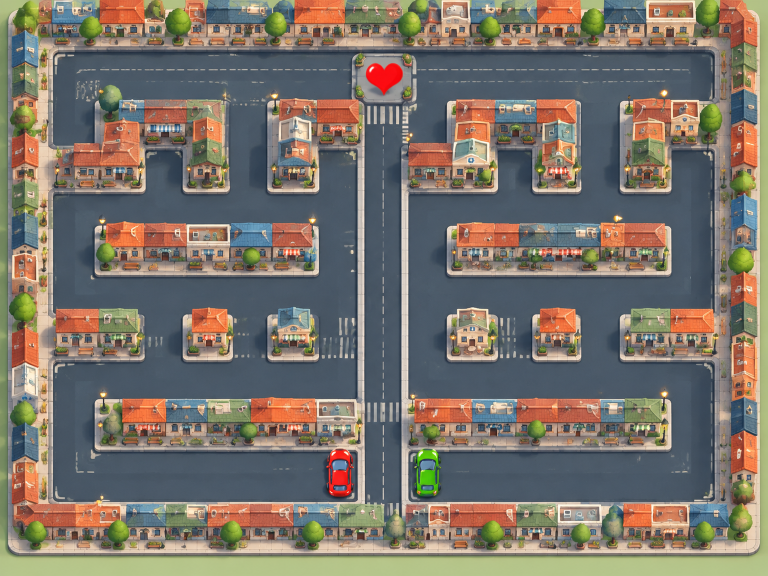
#> input picture output/imagegen/city-game-preview.png, 1536 x 1152 px (shown at 1/2 size)
$ python build_city_tiles.py
#> lines starting #> are read from the running program, lines starting #| are printed output that depends on the picture
### Tools/city_sidewalk_geometry.py
"""Render world-space Blob contours using five compatible quarter-cell shapes.

Full 8-neighbor road mask: N1 E2 S4 W8 NE16 SE32 SW64 NW128.
Diagonal road bits are relevant only when both adjacent cardinals are land.
This produces the 47 Blob states. Requires numpy/scipy.
"""
import numpy as np
from PIL import Image

NEIGHBORS = [(0, -1, 1), (1, 0, 2), (0, 1, 4), (-1, 0, 8),
             (1, -1, 16), (1, 1, 32), (-1, 1, 64), (-1, -1, 128)]
SCALE = 2


def normalize_mask(mask):
    for adjacent, diagonal in ((3, 16), (6, 32), (12, 64), (9, 128)):
        if mask & adjacent:
            mask |= diagonal
    return mask


BLOB_MASKS = sorted({normalize_mask(mask) for mask in range(256)})
assert len(BLOB_MASKS) == 47


def mask_at(occupied, x, y):
    return sum(bit for dx, dy, bit in NEIGHBORS if (x + dx, y + dy) not in occupied)


def paint_region(occupied, bounds, asphalt, transparent=False):
    """Bounds are pixel coordinates in a continuous grid (y down).

    Match straight, convex and concave contour tangents at shared cell edges.
    The five quarter-cell shapes produce 47 full-cell combinations. A continuous
    padded field keeps bevel lighting and antialiasing consistent at tile seams.
    """
    x0, y0, x1, y1 = bounds
    pad = 48
    xs = np.arange((x0 - pad) * SCALE, (x1 + pad) * SCALE) / SCALE + 0.25
    ys = np.arange((y0 - pad) * SCALE, (y1 + pad) * SCALE) / SCALE + 0.25
    gx, gy = np.meshgrid(xs, ys)
    distance = np.full(gx.shape, -64., dtype=float)
    for x, y in occupied:
        local_x, local_y = gx - x * 128, gy - y * 128
        inside = (local_x >= 0) & (local_x < 128) & (local_y >= 0) & (local_y < 128)
        mask = mask_at(occupied, x, y)
        # Five quarter-cell shapes: full, straight x/y, convex, concave.
        # Their edge tangents match exactly; irrelevant diagonal islands cannot
        # change this cell. Keep lighting in world orientation (never rotate art).
        for east, south, horizontal, vertical, diagonal in (
            (False, False, 8, 1, 128), (True, False, 2, 1, 16),
            (True, True, 2, 4, 32), (False, True, 8, 4, 64)):
            u = 128 - local_x if east else local_x
            v = 128 - local_y if south else local_y
            quarter = inside & (u <= 64) & (v <= 64)
            a, b = bool(mask & horizontal), bool(mask & vertical)
            if a and b:
                # Rounded box SDF: 9px road gutter, 18px convex radius.
                qx, qy = 27 - u, 27 - v
                d = 18 - np.hypot(np.maximum(qx, 0), np.maximum(qy, 0)) - np.minimum(np.maximum(qx, qy), 0)
            elif a:
                d = u - 9
            elif b:
                d = v - 9
            elif mask & diagonal:
                d = np.hypot(u, v) - 9
            else:
                d = np.full(gx.shape, 64.)
            distance[quarter] = d[quarter]
    top = np.clip(distance + 0.5, 0, 1)
    inner = np.clip(distance - 8.5, 0, 1)
    background = np.asarray(asphalt.convert("RGB"))[np.floor(gy).astype(int) % 128, np.floor(gx).astype(int) % 128].astype(float)
    opacity = np.ones(gx.shape, dtype=float)
    if transparent:
        background[:] = 0
        opacity[:] = 0

    def over(color, alpha):
        nonlocal background, opacity
        a = alpha[..., None]
        background = background * (1 - a) + np.asarray(color) * a
        opacity = opacity * (1 - alpha) + alpha

    # Bevel bands provide height without a shifted shadow spilling into another
    # terrain cell. Lighting follows the contour normal, not tile rotations.
    dy, dx = np.gradient(distance, 1 / SCALE)
    light = np.clip((dx + dy) * 0.7, -1, 1)
    outside = np.clip(-distance + 0.5, 0, 1)
    over((22, 30, 34), np.exp(-np.maximum(-distance, 0) ** 2 / 8) * outside * 0.35)
    over((123, 117, 105), np.clip(distance + 3.5, 0, 1))
    over((159, 152, 136), np.clip(distance + 1.5, 0, 1))
    over((202, 196, 177), top)
    bevel = top * np.clip(2.5 - distance, 0, 1)
    over((247, 237, 215), bevel * np.maximum(light, 0))
    over((145, 137, 122), bevel * np.maximum(-light, 0))
    over((158, 150, 132), np.clip(distance - 7.5, 0, 1))
    # Continuous 32px stone pattern, identical on either side of every tile seam.
    py = np.floor(gy).astype(int) % 32
    px = (np.floor(gx).astype(int) + (np.floor(gy / 32).astype(int) % 2) * 16) % 32
    stone = np.empty_like(background)
    stone[:] = (193, 185, 167)
    stone[(px == 0) | (py == 0)] = (170, 161, 141)
    stone[(py == 1) & (px > 0)] = (208, 200, 181)
    over(stone, inner)
    # Stone joint marks on the rim, shared across both straight and curved edges.
    rim = np.clip(top - np.clip(distance - 7.5, 0, 1), 0, 1)
    joints = (((np.floor(gx).astype(int) % 32 == 0) | (np.floor(gy).astype(int) % 32 == 0))).astype(float)
    over((121, 116, 104), rim * joints * 0.28)
    if transparent:
        background = background / np.maximum(opacity[..., None], 1e-8)
    rgba = np.concatenate((np.uint8(np.clip(background, 0, 255)), np.uint8(np.clip(opacity[..., None] * 255, 0, 255))), axis=2)
    crop = rgba[pad * SCALE:-pad * SCALE, pad * SCALE:-pad * SCALE]
    return Image.fromarray(crop).resize((x1 - x0, y1 - y0), Image.Resampling.LANCZOS)


def sidewalk(mask, asphalt):
    occupied = {(0, 0)}
    occupied.update((dx, dy) for dx, dy, bit in NEIGHBORS if not mask & bit)
    return paint_region(occupied, (0, 0, 128, 128), asphalt)

### Tools/prepare_car_sprites.py
"""Extract the AI car artwork, then make registered four-frame driving loops.

Run with Pillow: python Tools/prepare_car_sprites.py
The generated source and exact generation prompt live in output/imagegen.
No API credentials are used or stored by this post-processing script.
"""
from pathlib import Path
from PIL import Image, ImageDraw

ROOT = Path(__file__).resolve().parents[1]
OUTPUT = ROOT / "output/imagegen"
ASSETS = ROOT / "Assets/Images/Cars"


# [16 lines left out: function extract, not called in this run]


def make_frames(car):
    car.thumbnail((82, 108), Image.Resampling.LANCZOS)
    frames = []
    for phase in range(4):
        # Subtle suspension compression, using the same artwork to prevent AI frame drift.
        compression = (0, 1, 0, -1)[phase]
        body = car.resize((car.width, car.height + compression), Image.Resampling.LANCZOS)
        px = body.load()
        for y in range(body.height):
            for x in range(body.width):
                r, g, b, a = px[x, y]
                # Only dark outer tire rubber receives the scrolling tread highlight.
                if a > 220 and (x < body.width * 0.19 or x > body.width * 0.81) and max(r, g, b) < 85:
                    if (y + phase * 2) % 8 < 2:
                        px[x, y] = (min(110, r + 23), min(110, g + 25), min(110, b + 27), a)
        frame = Image.new("RGBA", (128, 128))
        frame.alpha_composite(body, ((128 - body.width) // 2, (128 - body.height) // 2))
        frames.append(frame)
    return frames


# [27 lines left out: function main, not called in this run]


# [2 lines that do not run on import are left out]

### Tools/build_city_tiles.py
"""Pack AI-painted city sprites and assemble edge-matched terrain for Unity.

python Tools/build_city_tiles.py
Requires Pillow. AI sources/prompts are retained in output/imagegen; no credentials.
128 px = one world cell, 2 px extruded padding, 132 px atlas pitch.
"""
import json
import math
from pathlib import Path
from PIL import Image, ImageDraw, ImageOps
from prepare_car_sprites import extract as chroma_extract, make_frames
from city_sidewalk_geometry import BLOB_MASKS, normalize_mask

ROOT = Path(__file__).resolve().parents[1]
SOURCE = ROOT / "output/imagegen"
OUT = ROOT / "Assets/CityTiles/Textures"
REPORT = ROOT / "CityReports"
SIZE, PAD, PITCH = 128, 2, 132


def extract(image):
    # This provider returned alpha already. Remove near-invisible alpha specks
    # before measuring bounds, or the visible car is scaled much too small.
    if image.mode == "RGBA" and image.getextrema()[3][0] == 0:
        image = image.copy()
        image.putalpha(image.getchannel("A").point(lambda a: 0 if a < 32 else a))
        return image.crop(image.getbbox())
    return chroma_extract(image)


def pack(name, entries, columns):
    rows = math.ceil(len(entries) / columns)
    sheet = Image.new("RGBA", (columns * PITCH, rows * PITCH))
    records = []
    for index, (label, tile) in enumerate(entries):
        x, y = index % columns * PITCH + PAD, index // columns * PITCH + PAD
        sheet.paste(tile, (x, y))
        # Extrude the outer texels into the gutter to prevent bilinear atlas bleeding.
        sheet.paste(tile.crop((0, 0, SIZE, 1)).resize((SIZE, PAD)), (x, y - PAD))
        sheet.paste(tile.crop((0, SIZE - 1, SIZE, SIZE)).resize((SIZE, PAD)), (x, y + SIZE))
        sheet.paste(tile.crop((0, 0, 1, SIZE)).resize((PAD, SIZE)), (x - PAD, y))
        sheet.paste(tile.crop((SIZE - 1, 0, SIZE, SIZE)).resize((PAD, SIZE)), (x + SIZE, y))
        for dx, dy, tx, ty in [(-PAD, -PAD, 0, 0), (SIZE, -PAD, 127, 0), (-PAD, SIZE, 0, 127), (SIZE, SIZE, 127, 127)]:
            sheet.paste(tile.getpixel((tx, ty)), (x + dx, y + dy, x + dx + PAD, y + dy + PAD))
        records.append(dict(name=label, x=x, y=sheet.height - y - SIZE, width=SIZE, height=SIZE))
    temporary = OUT / f"{name}.tmp.png"
    sheet.save(temporary)
    temporary.replace(OUT / f"{name}.png")
    return dict(file=f"{name}.png", sprites=records)


def raised_sidewalk(mask, asphalt):
    from city_sidewalk_geometry import sidewalk
    return sidewalk(mask, asphalt)


def terrain():
    # Sample actual asphalt from the approved AI-painted city, then mirror its
    # boundaries so all four variants share identical edge pixels.
    reference = Image.open(SOURCE / "city-game-preview.png").convert("RGBA")
    patch = reference.crop((450, 565, 482, 597)).resize((64, 64), Image.Resampling.BICUBIC)
    asphalt = Image.new("RGBA", (128, 128))
    asphalt.paste(patch, (0, 0))
    asphalt.paste(ImageOps.mirror(patch), (64, 0))
    asphalt.paste(ImageOps.flip(patch), (0, 64))
    asphalt.paste(ImageOps.flip(ImageOps.mirror(patch)), (64, 64))
    entries = []
    for i in range(4):
        tile = asphalt.copy()
        # Interior-only wear keeps shared seams unchanged.
        wear = Image.new("RGBA", (128, 128))
        draw = ImageDraw.Draw(wear)
        if i:
            draw.line([(30 + i * 11, 40), (42 + i * 9, 58), (38 + i * 8, 66)], fill=(165, 176, 174, 12), width=1)
        tile.alpha_composite(wear)
        assert tile.getextrema()[3] == (255, 255)
        entries.append((f"asphalt_{i:02}", tile))
    for mask in BLOB_MASKS:
        entries.append((f"sidewalk_{mask:02}", raised_sidewalk(mask, asphalt)))
    for mask in range(16):
        tile = Image.new("RGBA", (128, 128))
        draw = ImageDraw.Draw(tile)
        # Dashes have the same phase at every cell boundary. Keep junction center clear.
        for bit, points in [(1, [(63, y, 65, y + 9) for y in (0, 24, 48)]),
                            (4, [(63, y, 65, min(y + 9, 127)) for y in (72, 96, 120)]),
                            (8, [(x, 63, x + 9, 65) for x in (0, 24, 48)]),
                            (2, [(x, 63, min(x + 9, 127), 65) for x in (72, 96, 120)])]:
            if mask & bit:
                for p in points:
                    draw.rectangle(p, fill=(221, 210, 175, 155))
        entries.append((f"lane_{mask:02}", tile))
    crossing = Image.new("RGBA", (128, 128))
    draw = ImageDraw.Draw(crossing)
    for x in range(20, 112, 16):
        draw.rectangle((x, 40, x + 8, 88), fill=(234, 224, 195, 218))
    entries.extend([("crosswalk_ns", crossing), ("crosswalk_ew", crossing.rotate(90))])
    for color, tint in [("red", "#bc7465"), ("green", "#8da276")]:
        tile = Image.new("RGBA", (128, 128))
        draw = ImageDraw.Draw(tile)
        draw.line([(30, 32), (30, 114), (98, 114), (98, 32)], fill=tint, width=3)
        entries.append((f"parking_{color}", tile))
    # All asphalt variants must join each other without a discontinuity.
    for _, a in entries[:4]:
        for _, b in entries[:4]:
            assert a.crop((127, 0, 128, 128)).tobytes() == b.crop((0, 0, 1, 128)).tobytes()
            assert a.crop((0, 127, 128, 128)).tobytes() == b.crop((0, 0, 128, 1)).tobytes()
    return entries


def props_and_buildings():
    source = Image.open(SOURCE / "city-buildings-source.png")
    names = ["house_terracotta", "house_slate", "house_sage", "apartment_cream", "cafe", "bakery", "clinic", "shop", "tree", "streetlamp", "bench", "planter"]
    result = []
    for i, name in enumerate(names):
        w, h = source.width // 4, source.height // 3
        cell = source.crop((i % 4 * w, i // 4 * h, (i % 4 + 1) * w, (i // 4 + 1) * h))
        cutout = extract(cell)
        bound = 110 if i < 8 else (98 if name == "tree" else 90)
        cutout.thumbnail((bound, bound), Image.Resampling.LANCZOS)
        tile = Image.new("RGBA", (128, 128))
        tile.alpha_composite(cutout, ((128 - cutout.width) // 2, (128 - cutout.height) // 2))
        assert tile.getbbox() and tile.getpixel((0, 0))[3] == 0
        result.append((name, tile))
    return result[:8], result[8:]


def cars():
    source = Image.open(SOURCE / "city-cars-source.png")
    entries = []
    for index, color in enumerate(("red", "green")):
        cutout = extract(source.crop((index * source.width // 2, 0, (index + 1) * source.width // 2, source.height)))
        frames = make_frames(cutout)
        assert len({f.tobytes() for f in frames}) == 4
        for n, frame in enumerate(frames):
            entries.append((f"car_{color}_{n:02}", frame))
    return entries


def main():
    OUT.mkdir(parents=True, exist_ok=True)
    REPORT.mkdir(exist_ok=True)
    ground = terrain()
#> in terrain, `asphalt = Image.new("RGBA", (128, 128))`: asphalt: PIL image 128x128 RGBA; every value is 0
#> after the loop in terrain, `for i in range(4):`: entries = 4 items
#> the loop in terrain, `for mask in BLOB_MASKS:` made 47 passes
#> pass 1, in over (call 4), `background = background * (1 - a) + np.asarray(color) * a`:
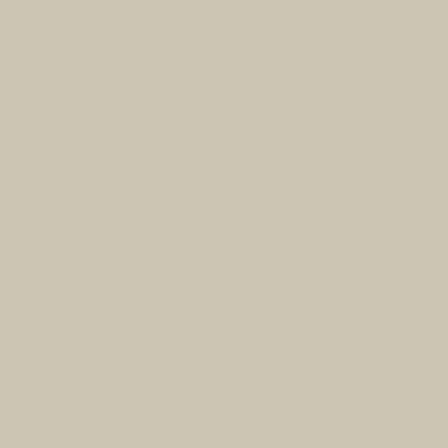
#> background: shape (448, 448, 3) float64; mean R, G, B 202, 196, 177
#> after the loop in terrain, `for mask in BLOB_MASKS:`: entries = 51 items
#> after the loop in terrain, `for mask in range(16):`: entries = 67 items
#> after the loop in terrain, `for color, tint in [("red", "#bc7465"), ("green", "#8da276")]:`: entries = 71 items
#> the loop in terrain, `for _, a in entries[:4]:` made 4 passes
#> ground = 71 items
    buildings, props = props_and_buildings()
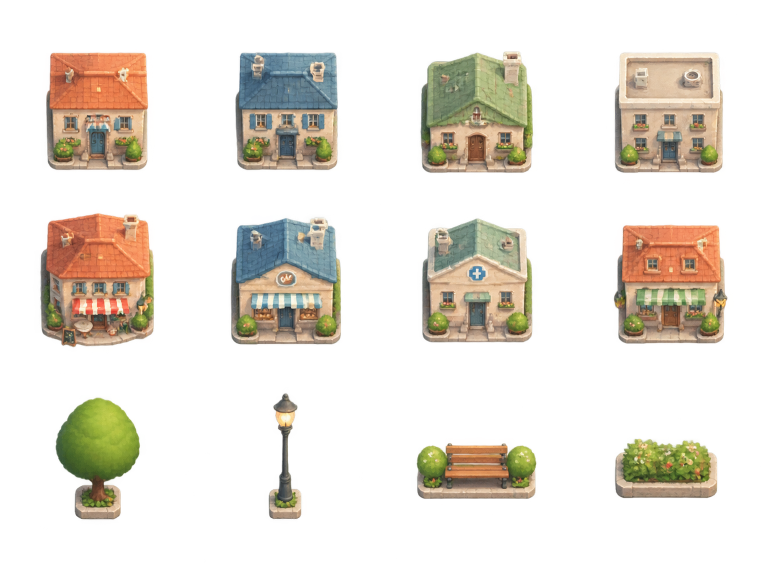
#> input picture output/imagegen/city-buildings-source.png, 1536 x 1152 px (shown at 1/2 size)
#> in props_and_buildings, source is the input picture: PIL image 1536x1152 RGBA; mean R, G, B, A 50, 43.6, 33, 67.8
#> after the loop in props_and_buildings, `for i, name in enumerate(names):`: result = 12 items
#> buildings = 8 items; props = 4 items
    vehicles = cars()
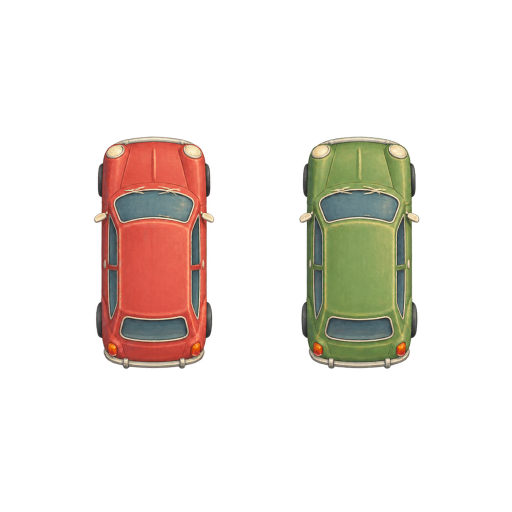
#> input picture output/imagegen/city-cars-source.png, 1024 x 1024 px (shown at 1/2 size)
#> in cars, source is the input picture: PIL image 1024x1024 RGBA; mean R, G, B, A 29.3, 22.7, 17, 46.3
#> after the loop in cars, `for index, color in enumerate(("red", "green")):`: entries = 8 items
#> vehicles = 8 items
    manifest = dict(tileSize=SIZE, padding=PAD, pixelsPerUnit=128, atlases=[
        pack("city_terrain", ground, 8), pack("city_buildings", buildings, 4),
        pack("city_props", props, 4), pack("city_cars", vehicles, 4)])
#> in pack, `rows = math.ceil(len(entries) / columns)`: rows = 9
#> in pack, `sheet = Image.new("RGBA", (columns * PITCH, rows * PITCH))`: sheet: PIL image 1056x1188 RGBA; every value is 0
#> the loop in pack, `for index, (label, tile) in enumerate(entries):` made 71 passes
#> (label, x, y) on passes 1 to 12: ('asphalt_00', 2, 2), ('asphalt_01', 134, 2), ('asphalt_02', 266, 2), ('asphalt_03', 398, 2), ('sidewalk_00', 530, 2), ('sidewalk_16', 662, 2), ('sidewalk_32', 794, 2), ('sidewalk_48', 926, 2), ('sidewalk_50', 2, 134), ('sidewalk_64', 134, 134), ('sidewalk_80', 266, 134), ('sidewalk_96', 398, 134)
#> after the loop in pack, `for index, (label, tile) in enumerate(entries):`: records = 71 items
#> in pack (call 2), `sheet = Image.new("RGBA", (columns * PITCH, rows * PITCH))`: sheet: PIL image 528x264 RGBA; every value is 0
#> the loop in pack (call 2), `for index, (label, tile) in enumerate(entries):` made 8 passes
#> (label, x, y) on passes 1 to 8: ('house_terracotta', 2, 2), ('house_slate', 134, 2), ('house_sage', 266, 2), ('apartment_cream', 398, 2), ('cafe', 2, 134), ('bakery', 134, 134), ('clinic', 266, 134), ('shop', 398, 134)
#> call 3 of pack, with name = 'city_props', columns = 4
#> in pack (call 3), `rows = math.ceil(len(entries) / columns)`: rows = 1
#> in pack (call 3), `sheet = Image.new("RGBA", (columns * PITCH, rows * PITCH))`: sheet: PIL image 528x132 RGBA; every value is 0
#> the loop in pack (call 3), `for index, (label, tile) in enumerate(entries):` made 4 passes
#> (label, x) on passes 1 to 4: ('tree', 2), ('streetlamp', 134), ('bench', 266), ('planter', 398)
#> after the loop in pack (call 3), `for index, (label, tile) in enumerate(entries):`:
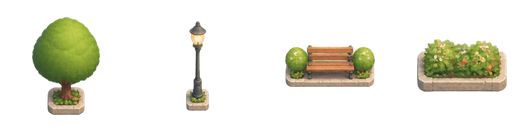
#> sheet: PIL image 528x132 RGBA; mean R, G, B, A 28.2, 27.6, 15.8, 46.2; transparent parts drawn white
#> after the loop in pack (call 3), `for index, (label, tile) in enumerate(entries):`: records = 4 items
#> call 4 of pack, with name = 'city_cars', columns = 4
#> in pack (call 4), `rows = math.ceil(len(entries) / columns)`: rows = 2
#> the loop in pack (call 4), `for index, (label, tile) in enumerate(entries):` made 8 passes
#> (label, x, y) on passes 1 to 8: ('car_red_00', 2, 2), ('car_red_01', 134, 2), ('car_red_02', 266, 2), ('car_red_03', 398, 2), ('car_green_00', 2, 134), ('car_green_01', 134, 134), ('car_green_02', 266, 134), ('car_green_03', 398, 134)
#> after the loop in pack (call 4), `for index, (label, tile) in enumerate(entries):`:
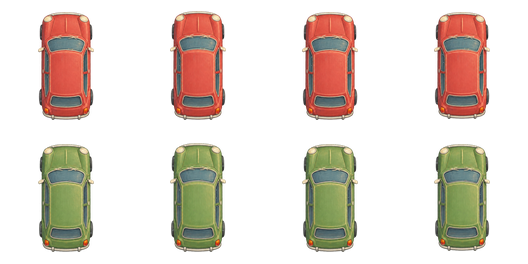
#> sheet: PIL image 528x264 RGBA; mean R, G, B, A 48, 37.4, 28.1, 75.4; transparent parts drawn white
#> after the loop in pack (call 4), `for index, (label, tile) in enumerate(entries):`: records = 8 items
#> manifest = 4 items
    (OUT.parent / "city-atlas.json").write_text(json.dumps(manifest, indent=2), encoding="utf-8")
    # A labeled contact sheet for choosing tiles, separate from the runtime atlases.
    all_tiles = ground + buildings + props + vehicles
#> all_tiles = 91 items
    board = Image.new("RGB", (8 * 152, math.ceil(len(all_tiles) / 8) * 154 + 60), "#e5e0d2")
    draw = ImageDraw.Draw(board)
    draw.text((20, 20), "CITY TILESET / 128px tiles / 2px padding / N1 E2 S4 W8", fill="#38434a")
    for i, (name, tile) in enumerate(all_tiles):
        x, y = i % 8 * 152 + 12, i // 8 * 154 + 52
        draw.rectangle((x, y, x + 127, y + 127), fill="#626f76")
        board.paste(tile, (x, y), tile)
        draw.text((x, y + 130), name, fill="#38434a")
#> this loop made 91 passes
#> (name, x, y) on passes 1 to 12: ('asphalt_00', 12, 52), ('asphalt_01', 164, 52), ('asphalt_02', 316, 52), ('asphalt_03', 468, 52), ('sidewalk_00', 620, 52), ('sidewalk_16', 772, 52), ('sidewalk_32', 924, 52), ('sidewalk_48', 1076, 52), ('sidewalk_50', 12, 206), ('sidewalk_64', 164, 206), ('sidewalk_80', 316, 206), ('sidewalk_96', 468, 206)
    board.save(REPORT / "city-atlas-overview.png")
    # Preview the softened car art against the actual terrain and building sprites.
    animated = []
    for phase in range(4):
        frame = Image.new("RGB", (640, 384), "#c8c6b5")
        for row in range(3):
            for col in range(5):
                frame.paste(ground[0][1], (col * 128, row * 128))
        for col, variant in enumerate((0, 1, 2, 4, 6)):
            frame.paste(dict(ground)[f"sidewalk_{normalize_mask(4):02}"], (col * 128, 0))
            tile = buildings[variant][1]
            frame.paste(tile, (col * 128, 0), tile)
        for x, offset in [(160, 0), (352, 4)]:
            tile = vehicles[offset + phase][1]
            frame.paste(tile, (x, 180), tile)
        animated.append(frame)
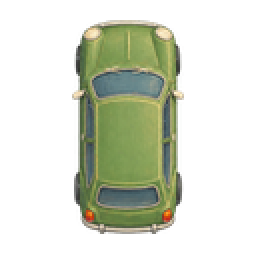
#> tile: PIL image 128x128 RGBA (shown 2 times larger); mean R, G, B, A 41.5, 46.3, 30.9, 79.3; transparent parts drawn white
#> after the loop, animated = 4 items
    animated[0].save(REPORT / "city-style-preview.png")
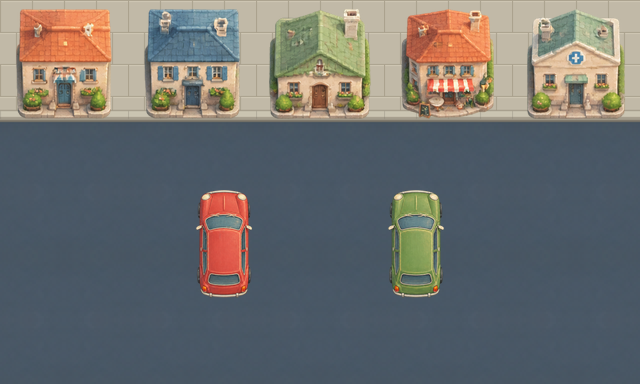
#> saved as city-style-preview.png: PIL image 640x384 RGB; mean R, G, B 108.4, 110.3, 110.2
    animated[0].save(REPORT / "city-cars-driving.gif", save_all=True, append_images=animated[1:], duration=50, loop=0)
    (REPORT / "image-validation.txt").write_text("PASS: 91 sprites (71 terrain including 47 Blob sidewalks, 8 buildings, 4 props, 8 car frames); 128x128; 2px extruded gutters; transparent objects; 16 pairs of asphalt variants share exact edge pixels; four unique frames per car.\n", encoding="utf-8")
    print("PASS: 4 atlases, 91 sprites; Blob47, exact asphalt seams, transparent cutouts, car loops and manifest.")


if __name__ == "__main__":
    main()
